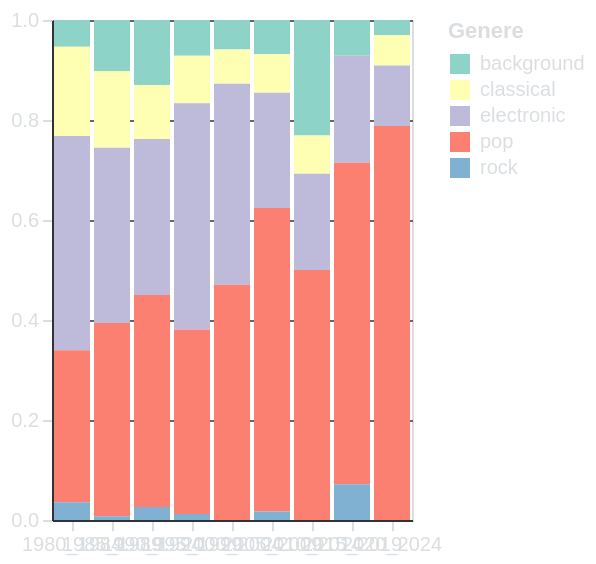

Express this chart as Vega-Lite.
### Vega-Lite specification from a JSON file in a GitHub repository (floating-point values rounded to 4 significant figures)
{"$schema": "https://vega.github.io/schema/vega-lite/v5.15.1.json", "config": {"axis": {"domainColor": "#313338", "gridColor": "#666666", "labelColor": "#DBDEE1", "tickColor": "#DBDEE1", "titleColor": "#DBDEE1"}, "background": "transparent", "legend": {"labelColor": "#DBDEE1", "titleColor": "#DBDEE1"}, "title": {"color": "#DBDEE1", "fontSize": 16}}, "data": {"name": "data-6dd00e79f855ba7264f9b7df8c844f54"}, "datasets": {"data-6dd00e79f855ba7264f9b7df8c844f54": [{"genre": "background", "lustrum": "1980_1984", "percentage": 0.05357}, {"genre": "background", "lustrum": "1985_1989", "percentage": 0.1022}, {"genre": "background", "lustrum": "1990_1994", "percentage": 0.1301}, {"genre": "background", "lustrum": "1995_1999", "percentage": 0.07143}, {"genre": "background", "lustrum": "2000_2004", "percentage": 0.05882}, {"genre": "background", "lustrum": "2005_2009", "percentage": 0.06838}, {"genre": "background", "lustrum": "2010_2014", "percentage": 0.2308}, {"genre": "background", "lustrum": "2015_2019", "percentage": 0.07143}, {"genre": "background", "lustrum": "2020_2024", "percentage": 0.0303}, {"genre": "classical", "lustrum": "1980_1984", "percentage": 0.1786}, {"genre": "classical", "lustrum": "1985_1989", "percentage": 0.1533}, {"genre": "classical", "lustrum": "1990_1994", "percentage": 0.1078}, {"genre": "classical", "lustrum": "1995_1999", "percentage": 0.09524}, {"genre": "classical", "lustrum": "2000_2004", "percentage": 0.06863}, {"genre": "classical", "lustrum": "2005_2009", "percentage": 0.07692}, {"genre": "classical", "lustrum": "2010_2014", "percentage": 0.07692}, {"genre": "classical", "lustrum": "2015_2019", "percentage": null}, {"genre": "classical", "lustrum": "2020_2024", "percentage": 0.06061}, {"genre": "electronic", "lustrum": "1980_1984", "percentage": 0.4286}, {"genre": "electronic", "lustrum": "1985_1989", "percentage": 0.3504}, {"genre": "electronic", "lustrum": "1990_1994", "percentage": 0.3123}, {"genre": "electronic", "lustrum": "1995_1999", "percentage": 0.4524}, {"genre": "electronic", "lustrum": "2000_2004", "percentage": 0.402}, {"genre": "electronic", "lustrum": "2005_2009", "percentage": 0.2308}, {"genre": "electronic", "lustrum": "2010_2014", "percentage": 0.1923}, {"genre": "electronic", "lustrum": "2015_2019", "percentage": 0.2143}, {"genre": "electronic", "lustrum": "2020_2024", "percentage": 0.1212}, {"genre": "pop", "lustrum": "1980_1984", "percentage": 0.3036}, {"genre": "pop", "lustrum": "1985_1989", "percentage": 0.3869}, {"genre": "pop", "lustrum": "1990_1994", "percentage": 0.4238}, {"genre": "pop", "lustrum": "1995_1999", "percentage": 0.369}, {"genre": "pop", "lustrum": "2000_2004", "percentage": 0.4706}, {"genre": "pop", "lustrum": "2005_2009", "percentage": 0.6068}, {"genre": "pop", "lustrum": "2010_2014", "percentage": 0.5}, {"genre": "pop", "lustrum": "2015_2019", "percentage": 0.6429}, {"genre": "pop", "lustrum": "2020_2024", "percentage": 0.7879}, {"genre": "rock", "lustrum": "1980_1984", "percentage": 0.03571}, {"genre": "rock", "lustrum": "1985_1989", "percentage": 0.007299}, {"genre": "rock", "lustrum": "1990_1994", "percentage": 0.02602}, {"genre": "rock", "lustrum": "1995_1999", "percentage": 0.0119}, {"genre": "rock", "lustrum": "2000_2004", "percentage": null}, {"genre": "rock", "lustrum": "2005_2009", "percentage": 0.01709}, {"genre": "rock", "lustrum": "2010_2014", "percentage": null}, {"genre": "rock", "lustrum": "2015_2019", "percentage": 0.07143}, {"genre": "rock", "lustrum": "2020_2024", "percentage": null}]}, "encoding": {"color": {"field": "genre", "legend": {"title": "Genere"}, "scale": {"scheme": "set3"}, "type": "nominal"}, "tooltip": [{"field": "lustrum", "title": "Lustro", "type": "nominal"}, {"field": "genre", "title": "Genere Musicale", "type": "nominal"}, {"field": "percentage", "format": ".2f", "title": "Percentuale", "type": "quantitative"}], "x": {"axis": {"labelAngle": 0, "title": null}, "field": "lustrum", "type": "nominal"}, "y": {"field": "percentage", "scale": {"domain": [0, 1]}, "title": null, "type": "quantitative"}}, "height": 250, "mark": {"type": "bar"}, "width": "container"}
